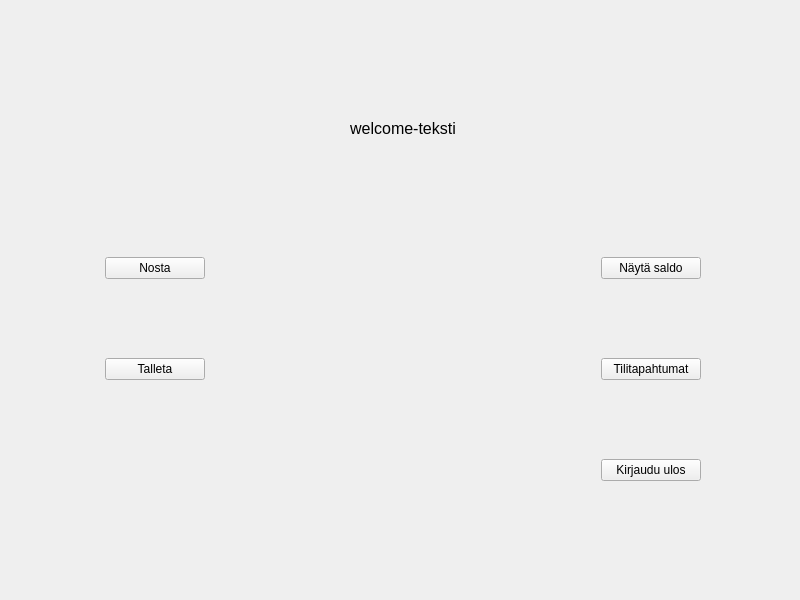
<?xml version="1.0" encoding="UTF-8"?>
<ui version="4.0">
 <class>MenuWindow</class>
 <widget class="QWidget" name="MenuWindow">
  <property name="geometry">
   <rect>
    <x>0</x>
    <y>0</y>
    <width>800</width>
    <height>600</height>
   </rect>
  </property>
  <property name="windowTitle">
   <string>Form</string>
  </property>
  <widget class="QStackedWidget" name="stackedWidgetMenu">
   <property name="geometry">
    <rect>
     <x>0</x>
     <y>0</y>
     <width>800</width>
     <height>600</height>
    </rect>
   </property>
   <property name="currentIndex">
    <number>0</number>
   </property>
   <widget class="QWidget" name="Page_0">
    <widget class="QWidget" name="gridLayoutWidget">
     <property name="geometry">
      <rect>
       <x>13</x>
       <y>5</y>
       <width>781</width>
       <height>551</height>
      </rect>
     </property>
     <layout class="QGridLayout" name="gridLayout">
      <item row="2" column="2">
       <widget class="QPushButton" name="transactionButton">
        <property name="maximumSize">
         <size>
          <width>100</width>
          <height>16777215</height>
         </size>
        </property>
        <property name="text">
         <string>Tilitapahtumat</string>
        </property>
       </widget>
      </item>
      <item row="1" column="0">
       <widget class="QPushButton" name="withdrawButton">
        <property name="maximumSize">
         <size>
          <width>100</width>
          <height>16777215</height>
         </size>
        </property>
        <property name="text">
         <string>Nosta</string>
        </property>
       </widget>
      </item>
      <item row="2" column="0">
       <widget class="QPushButton" name="depositButton">
        <property name="maximumSize">
         <size>
          <width>100</width>
          <height>16777215</height>
         </size>
        </property>
        <property name="text">
         <string>Talleta</string>
        </property>
       </widget>
      </item>
      <item row="3" column="2">
       <widget class="QPushButton" name="logoutButton">
        <property name="maximumSize">
         <size>
          <width>100</width>
          <height>16777215</height>
         </size>
        </property>
        <property name="text">
         <string>Kirjaudu ulos</string>
        </property>
       </widget>
      </item>
      <item row="1" column="2">
       <widget class="QPushButton" name="balanceButton">
        <property name="enabled">
         <bool>true</bool>
        </property>
        <property name="maximumSize">
         <size>
          <width>100</width>
          <height>16777215</height>
         </size>
        </property>
        <property name="text">
         <string>Näytä saldo</string>
        </property>
       </widget>
      </item>
      <item row="0" column="1">
       <widget class="QLabel" name="labelUserId">
        <property name="maximumSize">
         <size>
          <width>200</width>
          <height>100</height>
         </size>
        </property>
        <property name="font">
         <font>
          <pointsize>12</pointsize>
         </font>
        </property>
        <property name="text">
         <string>welcome-teksti</string>
        </property>
        <property name="alignment">
         <set>Qt::AlignCenter</set>
        </property>
       </widget>
      </item>
     </layout>
    </widget>
   </widget>
   <widget class="QWidget" name="page_1">
    <widget class="QLabel" name="labelTimeoutMsg">
     <property name="enabled">
      <bool>true</bool>
     </property>
     <property name="geometry">
      <rect>
       <x>50</x>
       <y>100</y>
       <width>700</width>
       <height>300</height>
      </rect>
     </property>
     <property name="font">
      <font>
       <pointsize>20</pointsize>
      </font>
     </property>
     <property name="styleSheet">
      <string notr="true">background: rgb(0, 85, 255);</string>
     </property>
     <property name="text">
      <string>Ei toimintoja 30 sekunnin sisällä. Kirjaudutaan ulos.</string>
     </property>
     <property name="alignment">
      <set>Qt::AlignCenter</set>
     </property>
    </widget>
   </widget>
  </widget>
 </widget>
 <resources/>
 <connections/>
</ui>
